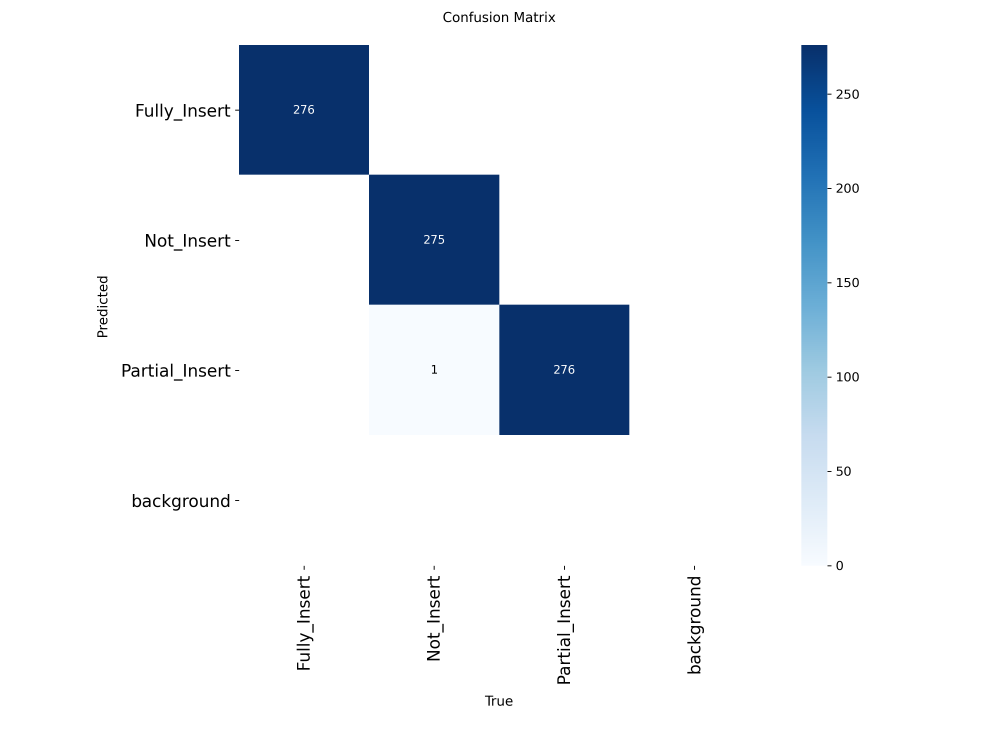
#> input picture src/top_cam_yolo/runs/classify/val/confusion_matrix.png, 3000 x 2250 px (shown at 1/3 size)
$ python -i augment_cls_dataset.py   (imports and definitions only)
#> lines starting #> are read from the running program, lines starting #| are printed output that depends on the picture
#> further down, picture is the input picture: shape (2250, 3000, 3); mean B, G, R 242.8, 238, 234.4
import argparse
import random
import time
from pathlib import Path
from typing import List

import cv2
import numpy as np


IMG_EXTS = {".jpg", ".jpeg", ".png", ".bmp", ".webp"}


# [16 lines left out: function parse_args, not called in this run]


def list_images(folder: Path) -> List[Path]:
    return [p for p in folder.iterdir() if p.is_file() and p.suffix.lower() in IMG_EXTS]


# [39 lines left out: functions apply_gaussian_blur, motion_blur_kernel, apply_motion_blur, apply_noise, apply_jpeg_artifact, not called in this run]


def apply_hsv_jitter(img: np.ndarray) -> np.ndarray:
    hsv = cv2.cvtColor(img, cv2.COLOR_BGR2HSV).astype(np.float32)
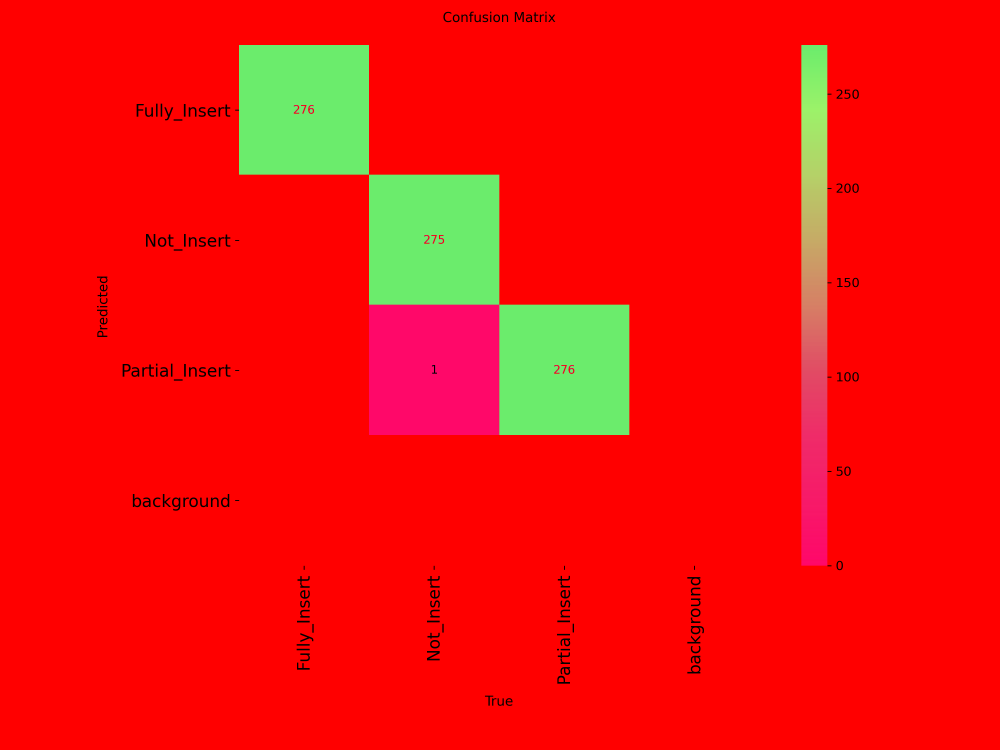
#> hsv: shape (2250, 3000, 3) float32 (shown at 1/3 size); mean B, G, R 11.5, 18.5, 244.2
    h_shift = random.uniform(-7.5, 7.5)
    s_scale = random.uniform(0.85, 1.30)
    v_scale = random.uniform(0.88, 1.22)

    hsv[..., 0] = (hsv[..., 0] + h_shift) % 180.0
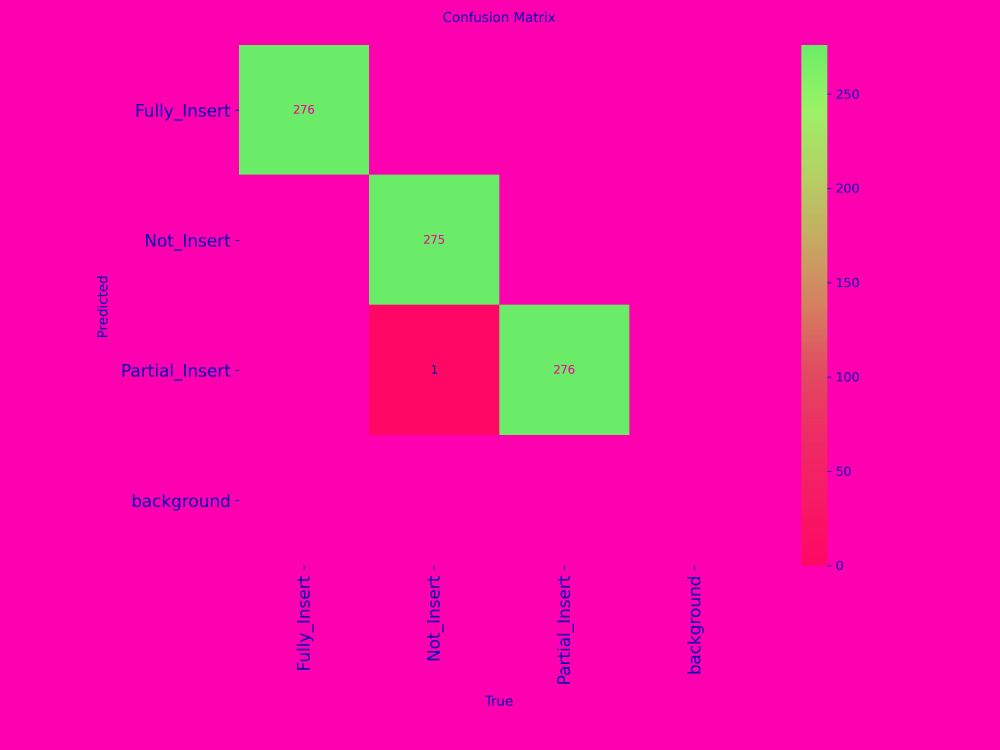
#> hsv: shape (2250, 3000, 3) float32 (shown at 1/3 size); mean B, G, R 172.9, 18.5, 244.2
    hsv[..., 1] = np.clip(hsv[..., 1] * s_scale, 0, 255)
    hsv[..., 2] = np.clip(hsv[..., 2] * v_scale, 0, 255)
    out = cv2.cvtColor(hsv.astype(np.uint8), cv2.COLOR_HSV2BGR)
    return out


def augment_image(img: np.ndarray) -> np.ndarray:
    out = img.copy()
    changed = False

    # 全局门控：90% 概率执行增强，10% 保持原图复制
    if random.random() >= 0.90:
        return out

    # A. 轻模糊：Gaussian / Motion Blur，强度提升 50%（p=0.45）
    if random.random() < 0.45:
        if random.random() < 0.65:
            out = apply_gaussian_blur(out)
        else:
            out = apply_motion_blur(out)
        changed = True

    # B. 轻微噪声 / JPEG artifact，强度提升 50%（p=0.30）
    if random.random() < 0.30:
        if random.random() < 0.60:
            out = apply_noise(out)
        else:
            out = apply_jpeg_artifact(out)
        changed = True

    # 明亮、饱和度、HSV 微调，强度提升后每次都应用
    # if random.random() < 1.0:
    #     out = apply_hsv_jitter(out)
    #     changed = True

    # 保底：在进入增强分支后，至少做一次变化
    if not changed:
        out = apply_hsv_jitter(out)
    return out


# [56 lines left out: functions augment_class_dir, main, not called in this run]


# [2 lines not run here, left out]

>>> import cv2
>>> picture = cv2.imread('runs/classify/val/confusion_matrix.png')
>>> result = augment_image(picture)
